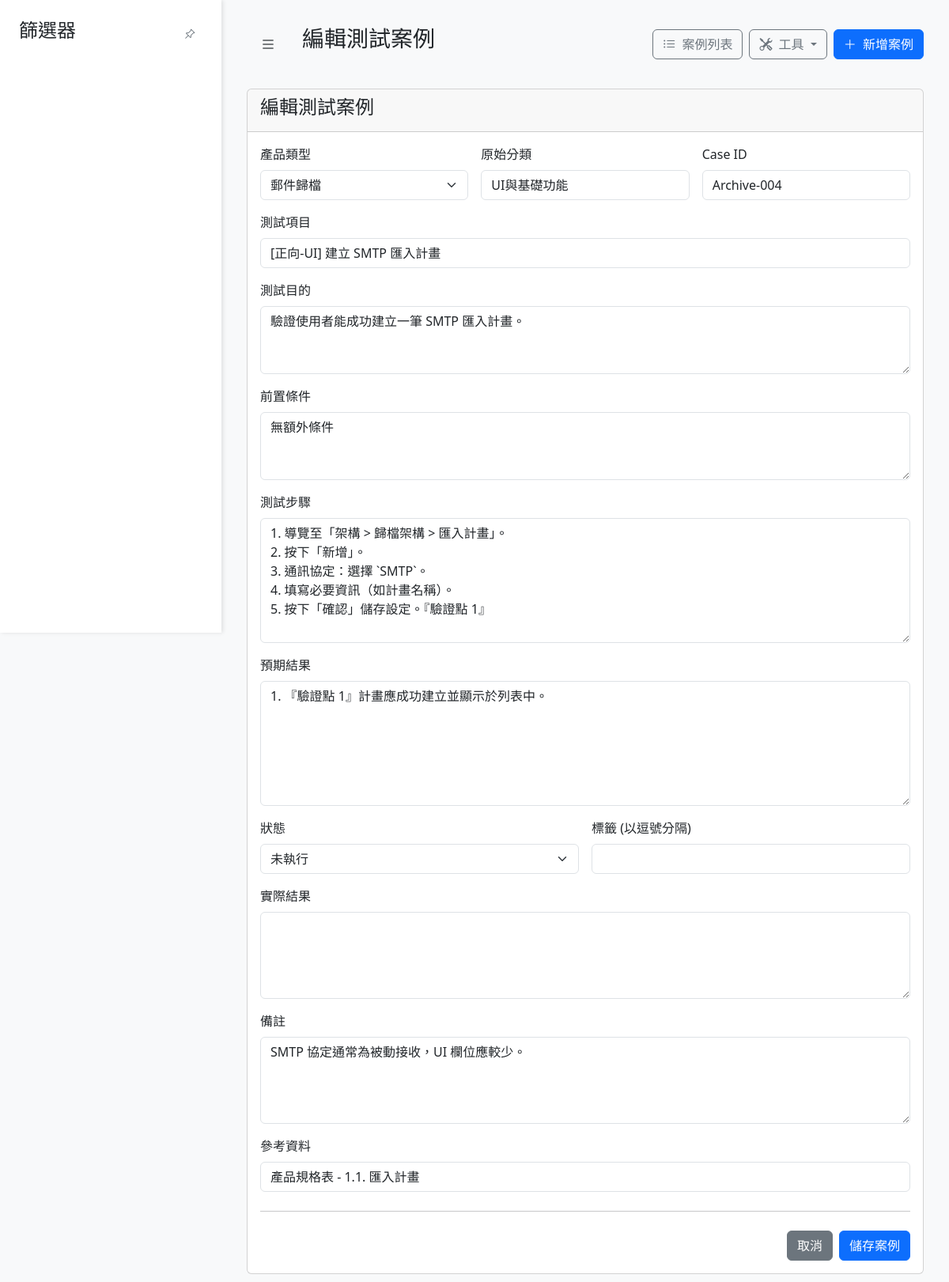
The page /edit/604 on the database its author committed.
### models.py (models this page shows)
class TestCase(db.Model):
    id = db.Column(db.Integer, primary_key=True)
    product_type = db.Column(db.String(50), nullable=False, default='未分類產品')
    category = db.Column(db.String(100), nullable=False)
    main_category = db.Column(db.String(50), nullable=True)
    sub_category = db.Column(db.String(50), nullable=True)
    case_id = db.Column(db.String(50), unique=True, nullable=False)
    test_item = db.Column(db.String(200), nullable=False)
    test_purpose = db.Column(db.Text, nullable=True)
    preconditions = db.Column(db.Text, nullable=True)
    test_steps = db.Column(db.Text, nullable=True)
    expected_result = db.Column(db.Text, nullable=True)
    actual_result = db.Column(db.Text, nullable=True)
    status = db.Column(db.String(20), nullable=False, default='未執行')
    notes = db.Column(db.Text, nullable=True)
    reference = db.Column(db.String(200), nullable=True)
    tags = db.relationship('Tag', secondary=test_case_tags, lazy='subquery',
                           backref=db.backref('test_cases', lazy=True))
    attachments = db.relationship('Attachment', backref='test_case', lazy=True, cascade="all, delete-orphan")

### app.py (the view, shortened to what this page needs)
@app.route('/edit/<int:id>', methods=['GET', 'POST'])
def edit_case(id):
    case_to_edit = TestCase.query.get_or_404(id)
    return render_template('case_form.html', title="編輯測試案例", case=case_to_edit)

### app.py (called while the page is built)
@app.context_processor
def inject_status_options():
    status_options = ['未執行', '進行中', '通過', '失敗']
    return dict(status_options=status_options)

@app.context_processor
def utility_processor():
    def render_manual_list_in_template(text_block):
        lines = [line.strip().lstrip('0123456789. ') for line in (text_block or "").split('\n') if line.strip()]
        html = '<div class="manual-list">'
        for i, line in enumerate(lines):
            html += f'<div class="manual-list-item"><span class="manual-list-number">{i+1}.</span><span class="manual-list-text">{line}</span></div>'
        html += '</div>'
        return html
    return dict(render_manual_list=render_manual_list_in_template)

### templates/case_form.html (shortened to what this page needs)
{% extends 'base.html' %}
{% block sidebar %}
    {% set hide_sidebar = True %}
{% endblock %}
{% block page_title %}
    {{ title }}
{% endblock %}
{% block content %}
<div class="card">
    <div class="card-header">
        <h4>{{ title }}</h4>
    </div>
    <div class="card-body">
        <form method="POST" class="needs-validation" novalidate>
            <div class="row g-3">
                <div class="col-md-4">
                    <label for="product_type" class="form-label">產品類型</label>
                    <select class="form-select" id="product_type" name="product_type" required>
                        <option value="郵件歸檔" {% if case and case.product_type == '郵件歸檔' %}selected{% endif %}>郵件歸檔</option>
                    </select>
                </div>
                <div class="col-md-4">
                    <label for="category" class="form-label">原始分類</label>
                    <input type="text" class="form-control" id="category" name="category" value="{{ case.category or '' }}">
                </div>
                <div class="col-md-4">
                    <label for="case_id" class="form-label">Case ID</label>
                    <input type="text" class="form-control" id="case_id" name="case_id" value="{{ case.case_id or '' }}" required>
                </div>
                <div class="col-12">
                    <label for="test_item" class="form-label">測試項目</label>
                    <input type="text" class="form-control" id="test_item" name="test_item" value="{{ case.test_item or '' }}" required>
                </div>
                <div class="col-12">
                    <label for="test_purpose" class="form-label">測試目的</label>
                    <textarea class="form-control" id="test_purpose" name="test_purpose" rows="3">{{ case.test_purpose or '' }}</textarea>
                </div>
                <div class="col-12">
                    <label for="preconditions" class="form-label">前置條件</label>
                    <textarea class="form-control" id="preconditions" name="preconditions" rows="3">{{ case.preconditions or '' }}</textarea>
                </div>
                <div class="col-12">
                    <label for="test_steps" class="form-label">測試步驟</label>
                    <textarea class="form-control" id="test_steps" name="test_steps" rows="6">{{ case.test_steps or '' }}</textarea>
                </div>
                <div class="col-12">
                    <label for="expected_result" class="form-label">預期結果</label>
                    <textarea class="form-control" id="expected_result" name="expected_result" rows="6">{{ case.expected_result or '' }}</textarea>
                </div>
                <div class="col-md-6">
                    <label for="status" class="form-label">狀態</label>
                    <select class="form-select" id="status" name="status" required>
                        {% for status_option in status_options %}
                            <option value="{{ status_option }}" {% if case and case.status == status_option %}selected{% endif %}>
                                {{ status_option }}
                            </option>
                        {% endfor %}
                    </select>
                </div>
                <div class="col-md-6">
                    <label for="tags" class="form-label">標籤 (以逗號分隔)</label>
                    <input type="text" class="form-control" id="tags" name="tags" value="{{ case.tags or '' }}">
                </div>
                <div class="col-12">
                    <label for="actual_result" class="form-label">實際結果</label>
                    <textarea class="form-control" id="actual_result" name="actual_result" rows="4">{{ case.actual_result or '' }}</textarea>
                </div>
                <div class="col-12">
                    <label for="notes" class="form-label">備註</label>
                    <textarea class="form-control" id="notes" name="notes" rows="4">{{ case.notes or '' }}</textarea>
                </div>
                <div class="col-12">
                    <label for="reference" class="form-label">參考資料</label>
                    <input type="text" class="form-control" id="reference" name="reference" value="{{ case.reference or '' }}">
                </div>
            </div>
            <hr class="my-4">
            <div class="d-grid gap-2 d-md-flex justify-content-md-end">
                <a href="{{ url_for('index') }}" class="btn btn-secondary">取消</a>
                <button class="btn btn-primary" type="submit">儲存案例</button>
            </div>
        </form>
    </div>
</div>
{% endblock %}

### templates/base.html (style rules this page uses)
body { display: flex; background-color: #f8f9fa; }

### rows shown on the page
TestCase: product_type "郵件歸檔", category "UI與基礎功能", case_id "Archive-004", test_item "[正向-UI] 建立 SMTP 匯入計畫", test_purpose "驗證使用者能成功建立一筆 SMTP 匯入計畫。", preconditions "無額外條件", test_steps "1. 導覽至「架構 > 歸檔架構 > 匯入計畫」。 2. 按下「新增」。 3. 通訊協定：選擇 `SMTP`。 4. 填寫必要資訊（如計畫名稱）。 5. 按下「確認」儲存設定。『驗證點 1』", expected_result "1. 『驗證點 1』計畫應成功建立並顯示於列表中。", status "未執行", notes "SMTP 協定通常為被動接收，UI 欄位應較少。", reference "產品規格表 - 1.1. 匯入計畫"

### other values the page prints
{{ title }} "編輯測試案例"
